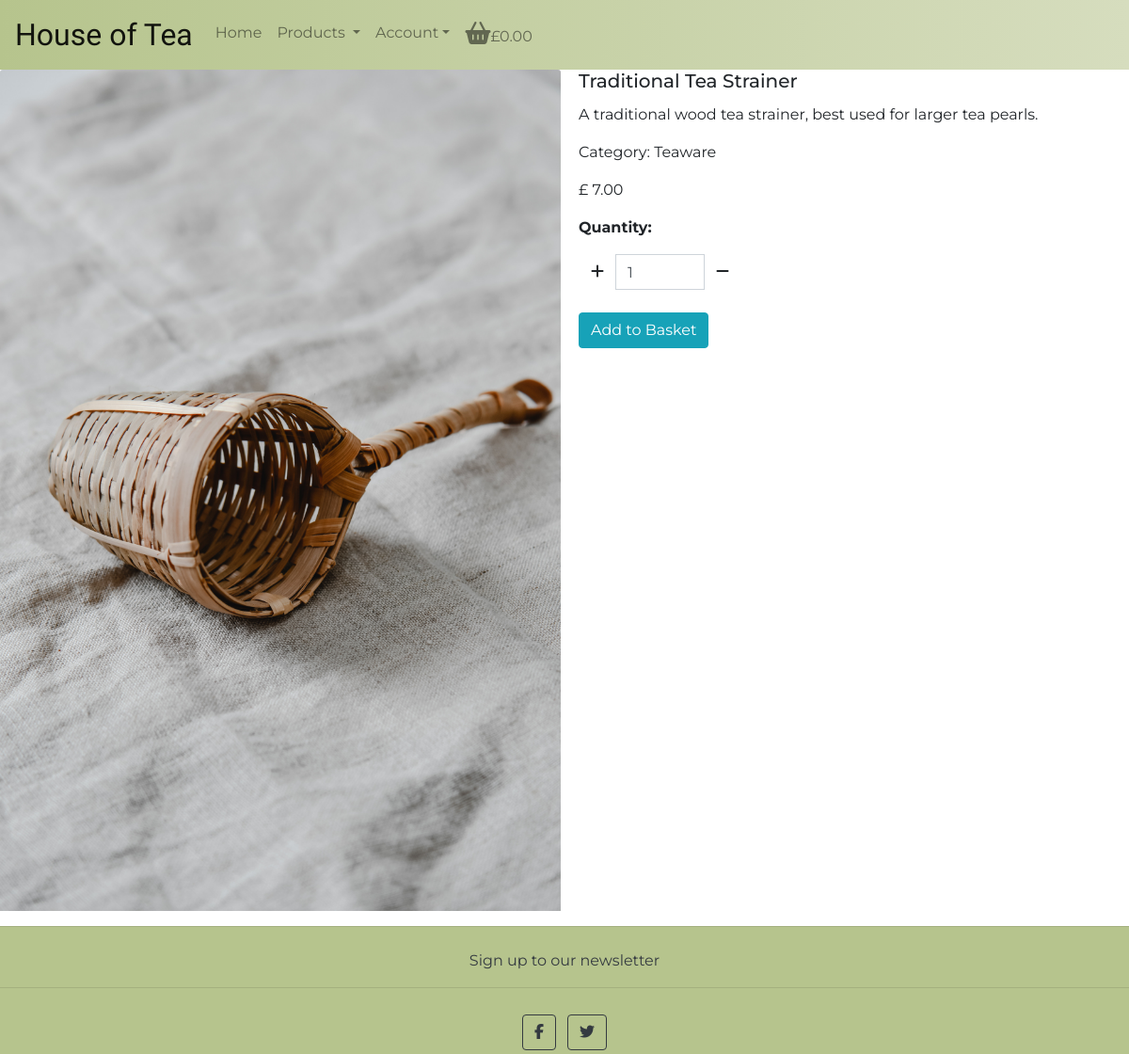
Page /products/3/ on the committed database.
### products/models.py (models this page shows, shortened)
class Product(models.Model):
    name = models.CharField(max_length=50, null=True)
    sku = models.CharField(max_length=254, null=True, blank=True)
    price = models.FloatField()
    info = models.TextField()
    category = models.ForeignKey('Categories', null=True, blank=True, on_delete=models.SET_NULL)
    image = models.ImageField()
    image_url = models.URLField(null=True, blank=True)
    weight = models.BooleanField(default=False, null=True, blank=True)

class Categories(models.Model):
    category = models.CharField(max_length=30)
    def __str__(self):
        return self.category

### products/views.py (the view)
# urls.py: path('<int:pk>/', views.productInfoView, name='product_info'),
def productInfoView(request, pk):
    product = get_object_or_404(Product, pk=pk)
    context = {
        'product': product,
    }
    return render(request, 'products/product_info.html', context)

### basket/contexts.py (called while the page is built, shortened)
def current_basket(request):
    basket_items = []
    total = 0
    product_quantity = 0
    basket = request.session.get('basket', {})
    if total < settings.DELIVERY_CHARGE_MAX:
        delivery = total * settings.DELIVERY_CHARGE/50
        delivery_threshold = settings.DELIVERY_CHARGE_MAX - delivery
    else:
        delivery = 30
        delivery_threshold = 0
    grand_total = delivery + total
    context = {
        'basket_items': basket_items,
        'total': total,
        'product_quantity': product_quantity,
        'delivery': delivery,
        'delivery_threshold': delivery_threshold,
        'grand_total': grand_total,
        'delivery_charge': settings.DELIVERY_CHARGE,
        'delivery_charge_max': settings.DELIVERY_CHARGE_MAX,
    }
    return context

### products/templates/products/product_info.html (shortened to what this page needs)
{% extends "base.html" %}
{% load static %}
{% block content %}
<div class="d-flex">
  <div class="pr-1">
    <img class="card-img-top" src="{{ product.image.url }}" alt="Card image cap">
  </div>
  <div class="container col-6">
    <h5 class="card-title">{{ product.name }}</h5>
    <p>{{ product.info }}</p>
    <P>Category: {{ product.category }}</P>
    <p>£ {{ product.price|floatformat:2 }} </p>
    <form action="{% url 'add_to_basket' product.pk %}" method="POST">
    <div class="mb-4">
      <p><strong>Quantity:</strong></p>
        <div class="form-group w-50">
          <div class="input-group">
              <div class="input-group-prepend">
                  <button class="increase btn btn-black"
                      data-item_id="{{ product.pk }}" id="increase_{{ product.pk }}">
                      <i class="fas fa-plus"></i>
                  </button>
              </div>
              <input class="form-control qty_input col-lg-4 col-md-4 col-sm-4 col-xs-4" type="number"
                  name="quantity" value="1" min="1" max="99"
                  data-item_id="{{ product.pk }}"
                  id="id_qty_{{ product.pk }}">
              <div class="input-group-append">
                  <button class="decrease btn btn-black"
                      data-item_id="{{ product.pk }}" id="decrease_{{ product.pk }}">
                      <i class="fas fa-minus"></i>
                  </button>
              </div>
          </div>
      </div>
    </div>
      <input class="btn btn-info d-block" type="submit" value="Add to Basket">
  </div>
  </div>
{% endblock %}

### static/css/style.css (style rules this page uses)
body { font-family: 'Montserrat' ,Arial, Helvetica, sans-serif; width: 100%; }

### rows in the picture
Product: image (picture), name "Traditional Tea Strainer", info "A traditional wood tea strainer, best used for larger tea pearls.", category "Teaware", price "7.00"

### other values in the picture
{{ grand_total|floatformat:2 }} "0.00"
